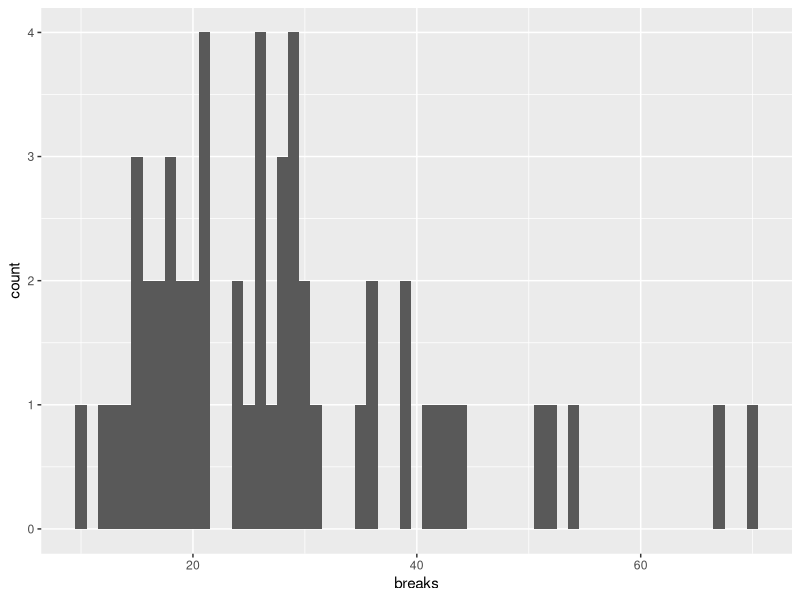
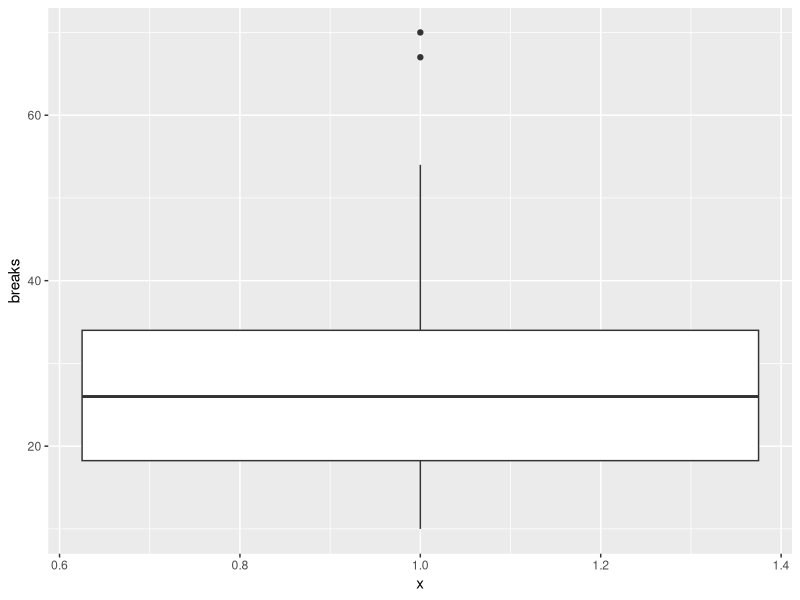
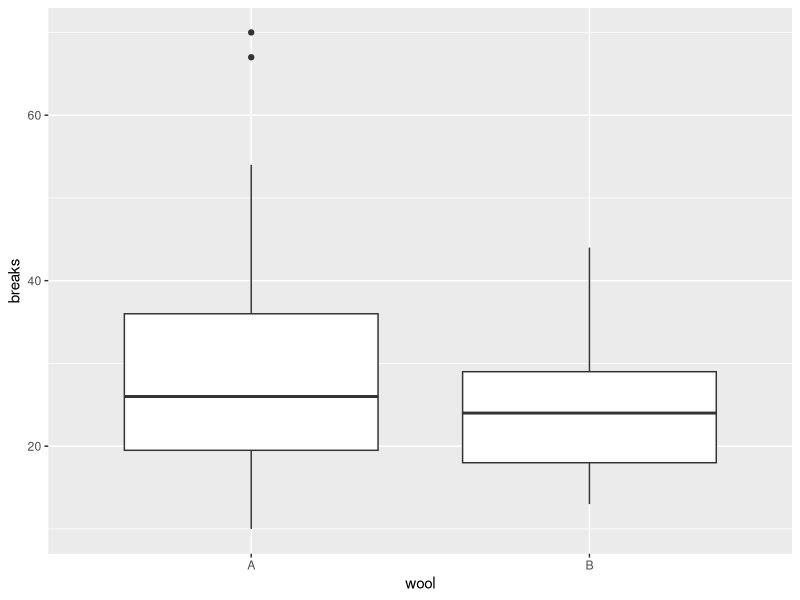
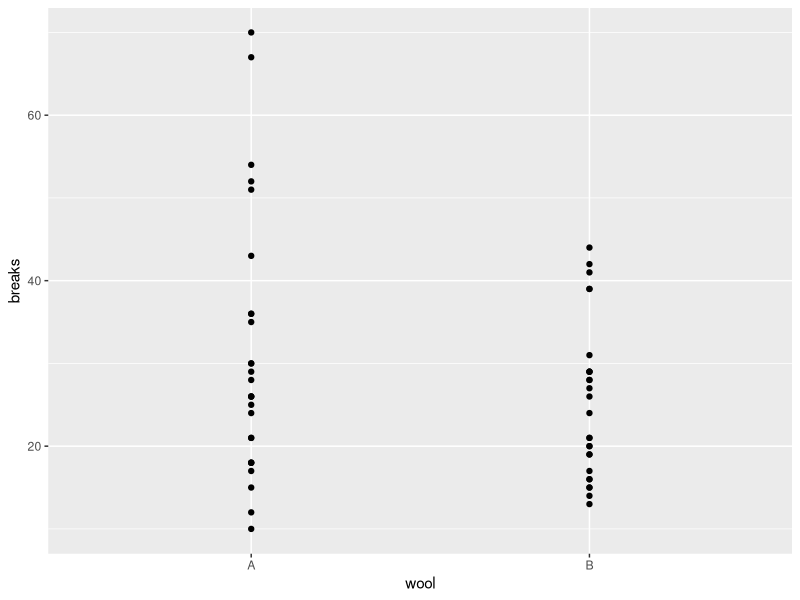
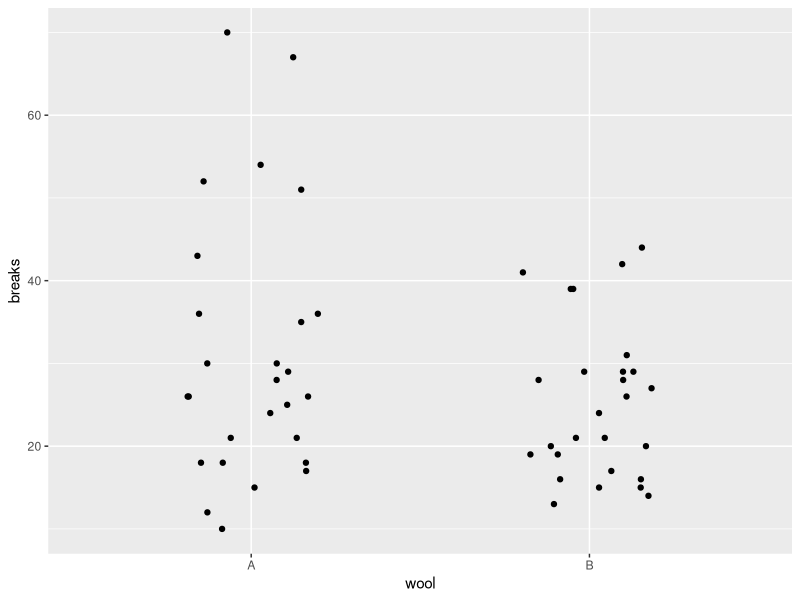

Write R code to recreate these figures, in order.
## ------------------------------------------------------------------------
a = 1 
b = 2
a+b

## ------------------------------------------------------------------------
x = 1:10
y = rep(c(1,2), each=5)
m = lm(y~x)
s = summary(m)

## ---- eval=FALSE---------------------------------------------------------
## x
## y
## m
## s
## s$r.squared

## ------------------------------------------------------------------------
1+2
1-2
1/2
1*2

## ------------------------------------------------------------------------
(1+3)*2 + 100^2  # standard order of operations
sin(2*pi)        # the result is in scientific notation, i.e. -2.449294 x 10^-16 
sqrt(4)
10^2
log(10)          # the default is base e
log(10, base=10)

## ------------------------------------------------------------------------
a = 1
b = 2
a+b
a-b
a/b
a*b

## ------------------------------------------------------------------------
a <- 1
2 -> b
c = 3  # is the same as <-

## ------------------------------------------------------------------------
a
b
c

## ------------------------------------------------------------------------
# Rectangle
length <- 4
width  <- 3

area <- length * width
area


# Circle
radius <- 2
area   <- pi*radius^2 # this overwrites the previous `area` variable
circumference <- 2*pi*radius
area
circumference


# (Right) Triangle
opposite     <- 1
angleDegrees <- 30
angleRadians <- angleDegrees * pi/180
(adjacent     <- opposite / tan(angleRadians)) # = sqrt(3)
(hypotenuse   <- opposite / sin(angleRadians)) # = 2

## ---- echo=FALSE---------------------------------------------------------
# Find the probability the individual has the disease if 
# specificity is 0.95, sensitivity is 0.99, and prevalence is 0.001

## ------------------------------------------------------------------------
a = 3.14159265 
b = "STAT 401 (Eng)" 
c = TRUE

## ------------------------------------------------------------------------
a
b
c

## ------------------------------------------------------------------------
a = c(1,2,-5,3.6)
b = c("STAT","401", "(Eng)")
c = c(TRUE, FALSE, TRUE, TRUE)

## ------------------------------------------------------------------------
length(a)
length(b)
length(c)

## ------------------------------------------------------------------------
class(a)
class(b)
class(c)

## ------------------------------------------------------------------------
1:10
5:-2
seq(from = 2, to = 5, by = .05)

## ------------------------------------------------------------------------
rep(1:4, times = 2)
rep(1:4, each  = 2)
rep(1:4, each  = 2, times = 2)

## ------------------------------------------------------------------------
a = c("one","two","three","four","five")
a[1]
a[2:4]
a[c(3,5)]
a[rep(3,4)]

## ------------------------------------------------------------------------
a[c(TRUE, TRUE, FALSE, FALSE, FALSE)]

## ------------------------------------------------------------------------
a[-1]
a[-(2:3)]

## ------------------------------------------------------------------------
a[2] = "twenty-two"
a
a[3:4] = "three-four" # assigns "three-four" to both the 3rd and 4th elements
a
a[c(3,5)] = c("thirty-three","fifty-five")
a

## ------------------------------------------------------------------------
m1 = cbind(c(1,2), c(3,4))       # Column bind
m2 = rbind(c(1,3), c(2,4))       # Row bind

m1
all.equal(m1, m2)

m3 = matrix(1:4, nrow = 2, ncol = 2)
all.equal(m1, m3)

m4 = matrix(1:4, nrow = 2, ncol = 2, byrow = TRUE)
all.equal(m3, m4)

m3
m4

## ------------------------------------------------------------------------
m = matrix(1:12, nrow=3, ncol=4)
m
m[2,3]

## ------------------------------------------------------------------------
m[1:2,3:4]

## ------------------------------------------------------------------------
m[1:2,]

## ------------------------------------------------------------------------
m[-c(3,4),]

## ------------------------------------------------------------------------
m[1:4]

## ------------------------------------------------------------------------
c(1,"a")

## ------------------------------------------------------------------------
c(TRUE, 1, FALSE)

## ------------------------------------------------------------------------
c(TRUE, 1, "a")

## ------------------------------------------------------------------------
m = rbind(c(1, 12, 8, 6),
          c(4, 10, 2, 9),
          c(11, 3, 5, 7))
m

## ---- echo=FALSE---------------------------------------------------------
# Reconstruct the matrix 

# Print the element in the 3rd-row and 4th column

# Print the 2nd column

# Print all but the 3rd row

## ------------------------------------------------------------------------
class(warpbreaks) # warpbreaks is a built-in data.frame

## ------------------------------------------------------------------------
warpbreaks[1:3,1:2]

## ------------------------------------------------------------------------
names(warpbreaks)
warpbreaks[1:3, c("breaks","wool")]

## ---- message=FALSE------------------------------------------------------
library("dplyr") # install.packages("dplyr")
warpbreaks %>% 
  select(breaks, wool) %>%
  head(n = 3)

## ---- eval=FALSE---------------------------------------------------------
## # Approach 1
## head(select(warpbreaks, breaks, wool), n = 3)
## 
## # Approach 2
## warpbreaks_select <- select(warpbreaks, breaks, wool)
## head(warpbreaks_select, n = 3)

## ------------------------------------------------------------------------
str(warpbreaks)

## ------------------------------------------------------------------------
library("dplyr") # if it is already loaded, nothing will happen

## ------------------------------------------------------------------------
warpbreaks %>%                           
  group_by(wool) %>%        
  summarize(n    = n(),          # counts the number lines in the grouped data.frame
            mean = mean(breaks),
            sd   = sd(breaks)) 

## ------------------------------------------------------------------------
warpbreaks %>%                           
  group_by(wool, tension) %>%        
  summarize(n    = n(),
            mean = mean(breaks),
            sd   = sd(breaks))

## ---- echo=FALSE---------------------------------------------------------
# Calculate the mean and standard deviation for each level of tension ignoring wool.

## ------------------------------------------------------------------------
library("ggplot2")

## ------------------------------------------------------------------------
ggplot(data = warpbreaks, aes(x = breaks)) + geom_histogram(binwidth = 1)

## ---- eval=FALSE---------------------------------------------------------
## qplot(data = warpbreaks, x = breaks, geom = "histogram", binwidth = 1)

## ------------------------------------------------------------------------
ggplot(data = warpbreaks, aes(x = 1, y = breaks)) + geom_boxplot()

## ------------------------------------------------------------------------
ggplot(warpbreaks, aes(x = wool, y = breaks, group = wool)) + geom_boxplot()

## ------------------------------------------------------------------------
ggplot(warpbreaks, aes(x = wool, y = breaks)) + geom_point()

## ------------------------------------------------------------------------
ggplot(warpbreaks, aes(x = wool, y = breaks)) + geom_jitter(width = 0.2, height = 0)

## ---- eval=FALSE, echo=FALSE---------------------------------------------
## # Construct a scatterplot of the number of breaks by amount of tension.
## # Jitter the points horizontally.
## # (Advanced) Use a different shape and color for the wool type.

## ---- eval=FALSE---------------------------------------------------------
## ?mean

## ---- eval=FALSE---------------------------------------------------------
## help.search("mean")

## ---- eval=FALSE---------------------------------------------------------
## ?ggplot
## ?geom_point
